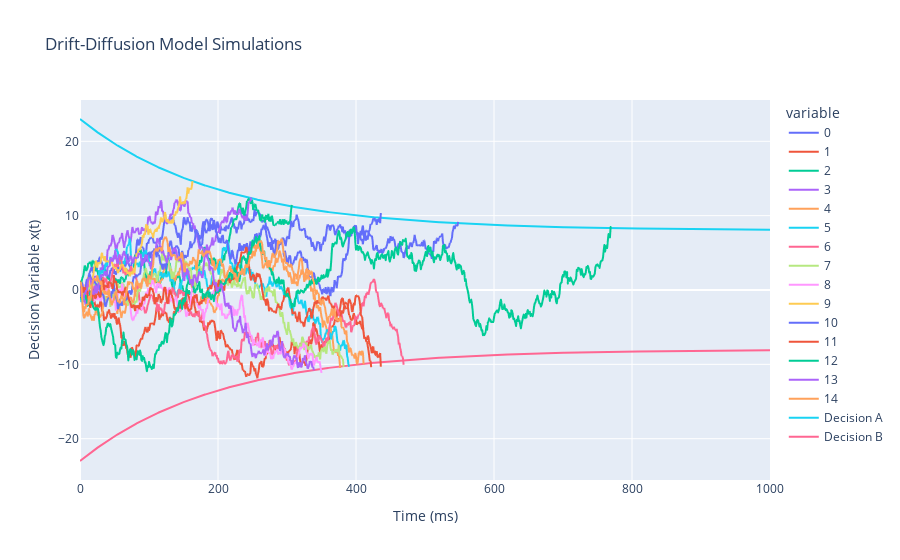

Here is the notebook cell this chart was saved with:
### Code cell
simulation_one.plot_trajectories()

### Figure 1 — Plotly figure (JSON) as saved in the notebook; plotly's stock layout.template omitted (floating-point values rounded to 4 significant figures; data arrays with more than 128 entries replaced by an {"elided": "..."} marker saying what was removed)
{"data": [{"hovertemplate": "variable=0<br>Time (ms)=%{x}<br>Decision Variable x(t)=%{y}<extra></extra>", "legendgroup": "0", "line": {"color": "#636efa", "dash": "solid"}, "marker": {"symbol": "circle"}, "mode": "lines", "name": "0", "showlegend": true, "type": "scattergl", "x": {"elided": "770 int values"}, "xaxis": "x", "y": {"elided": "770 float values"}, "yaxis": "y"}, {"hovertemplate": "variable=1<br>Time (ms)=%{x}<br>Decision Variable x(t)=%{y}<extra></extra>", "legendgroup": "1", "line": {"color": "#EF553B", "dash": "solid"}, "marker": {"symbol": "circle"}, "mode": "lines", "name": "1", "showlegend": true, "type": "scattergl", "x": {"elided": "770 int values"}, "xaxis": "x", "y": {"elided": "770 float values"}, "yaxis": "y"}, {"hovertemplate": "variable=2<br>Time (ms)=%{x}<br>Decision Variable x(t)=%{y}<extra></extra>", "legendgroup": "2", "line": {"color": "#00cc96", "dash": "solid"}, "marker": {"symbol": "circle"}, "mode": "lines", "name": "2", "showlegend": true, "type": "scattergl", "x": {"elided": "770 int values"}, "xaxis": "x", "y": {"elided": "770 float values"}, "yaxis": "y"}, {"hovertemplate": "variable=3<br>Time (ms)=%{x}<br>Decision Variable x(t)=%{y}<extra></extra>", "legendgroup": "3", "line": {"color": "#ab63fa", "dash": "solid"}, "marker": {"symbol": "circle"}, "mode": "lines", "name": "3", "showlegend": true, "type": "scattergl", "x": {"elided": "770 int values"}, "xaxis": "x", "y": {"elided": "770 float values"}, "yaxis": "y"}, {"hovertemplate": "variable=4<br>Time (ms)=%{x}<br>Decision Variable x(t)=%{y}<extra></extra>", "legendgroup": "4", "line": {"color": "#FFA15A", "dash": "solid"}, "marker": {"symbol": "circle"}, "mode": "lines", "name": "4", "showlegend": true, "type": "scattergl", "x": {"elided": "770 int values"}, "xaxis": "x", "y": {"elided": "770 float values"}, "yaxis": "y"}, {"hovertemplate": "variable=5<br>Time (ms)=%{x}<br>Decision Variable x(t)=%{y}<extra></extra>", "legendgroup": "5", "line": {"color": "#19d3f3", "dash": "solid"}, "marker": {"symbol": "circle"}, "mode": "lines", "name": "5", "showlegend": true, "type": "scattergl", "x": {"elided": "770 int values"}, "xaxis": "x", "y": {"elided": "770 float values"}, "yaxis": "y"}, {"hovertemplate": "variable=6<br>Time (ms)=%{x}<br>Decision Variable x(t)=%{y}<extra></extra>", "legendgroup": "6", "line": {"color": "#FF6692", "dash": "solid"}, "marker": {"symbol": "circle"}, "mode": "lines", "name": "6", "showlegend": true, "type": "scattergl", "x": {"elided": "770 int values"}, "xaxis": "x", "y": {"elided": "770 float values"}, "yaxis": "y"}, {"hovertemplate": "variable=7<br>Time (ms)=%{x}<br>Decision Variable x(t)=%{y}<extra></extra>", "legendgroup": "7", "line": {"color": "#B6E880", "dash": "solid"}, "marker": {"symbol": "circle"}, "mode": "lines", "name": "7", "showlegend": true, "type": "scattergl", "x": {"elided": "770 int values"}, "xaxis": "x", "y": {"elided": "770 float values"}, "yaxis": "y"}, {"hovertemplate": "variable=8<br>Time (ms)=%{x}<br>Decision Variable x(t)=%{y}<extra></extra>", "legendgroup": "8", "line": {"color": "#FF97FF", "dash": "solid"}, "marker": {"symbol": "circle"}, "mode": "lines", "name": "8", "showlegend": true, "type": "scattergl", "x": {"elided": "770 int values"}, "xaxis": "x", "y": {"elided": "770 float values"}, "yaxis": "y"}, {"hovertemplate": "variable=9<br>Time (ms)=%{x}<br>Decision Variable x(t)=%{y}<extra></extra>", "legendgroup": "9", "line": {"color": "#FECB52", "dash": "solid"}, "marker": {"symbol": "circle"}, "mode": "lines", "name": "9", "showlegend": true, "type": "scattergl", "x": {"elided": "770 int values"}, "xaxis": "x", "y": {"elided": "770 float values"}, "yaxis": "y"}, {"hovertemplate": "variable=10<br>Time (ms)=%{x}<br>Decision Variable x(t)=%{y}<extra></extra>", "legendgroup": "10", "line": {"color": "#636efa", "dash": "solid"}, "marker": {"symbol": "circle"}, "mode": "lines", "name": "10", "showlegend": true, "type": "scattergl", "x": {"elided": "770 int values"}, "xaxis": "x", "y": {"elided": "770 float values"}, "yaxis": "y"}, {"hovertemplate": "variable=11<br>Time (ms)=%{x}<br>Decision Variable x(t)=%{y}<extra></extra>", "legendgroup": "11", "line": {"color": "#EF553B", "dash": "solid"}, "marker": {"symbol": "circle"}, "mode": "lines", "name": "11", "showlegend": true, "type": "scattergl", "x": {"elided": "770 int values"}, "xaxis": "x", "y": {"elided": "770 float values"}, "yaxis": "y"}, {"hovertemplate": "variable=12<br>Time (ms)=%{x}<br>Decision Variable x(t)=%{y}<extra></extra>", "legendgroup": "12", "line": {"color": "#00cc96", "dash": "solid"}, "marker": {"symbol": "circle"}, "mode": "lines", "name": "12", "showlegend": true, "type": "scattergl", "x": {"elided": "770 int values"}, "xaxis": "x", "y": {"elided": "770 float values"}, "yaxis": "y"}, {"hovertemplate": "variable=13<br>Time (ms)=%{x}<br>Decision Variable x(t)=%{y}<extra></extra>", "legendgroup": "13", "line": {"color": "#ab63fa", "dash": "solid"}, "marker": {"symbol": "circle"}, "mode": "lines", "name": "13", "showlegend": true, "type": "scattergl", "x": {"elided": "770 int values"}, "xaxis": "x", "y": {"elided": "770 float values"}, "yaxis": "y"}, {"hovertemplate": "variable=14<br>Time (ms)=%{x}<br>Decision Variable x(t)=%{y}<extra></extra>", "legendgroup": "14", "line": {"color": "#FFA15A", "dash": "solid"}, "marker": {"symbol": "circle"}, "mode": "lines", "name": "14", "showlegend": true, "type": "scattergl", "x": {"elided": "770 int values"}, "xaxis": "x", "y": {"elided": "770 float values"}, "yaxis": "y"}, {"mode": "lines", "name": "Decision A", "type": "scatter", "x": {"elided": "1000 float values"}, "y": {"elided": "1000 float values"}}, {"mode": "lines", "name": "Decision B", "type": "scatter", "x": {"elided": "1000 float values"}, "y": {"elided": "1000 float values"}}], "layout": {"legend": {"title": {"text": "variable"}, "tracegroupgap": 0}, "title": {"text": "Drift-Diffusion Model Simulations"}, "xaxis": {"anchor": "y", "domain": [0, 1], "title": {"text": "Time (ms)"}}, "yaxis": {"anchor": "x", "domain": [0, 1], "title": {"text": "Decision Variable x(t)"}}}}
